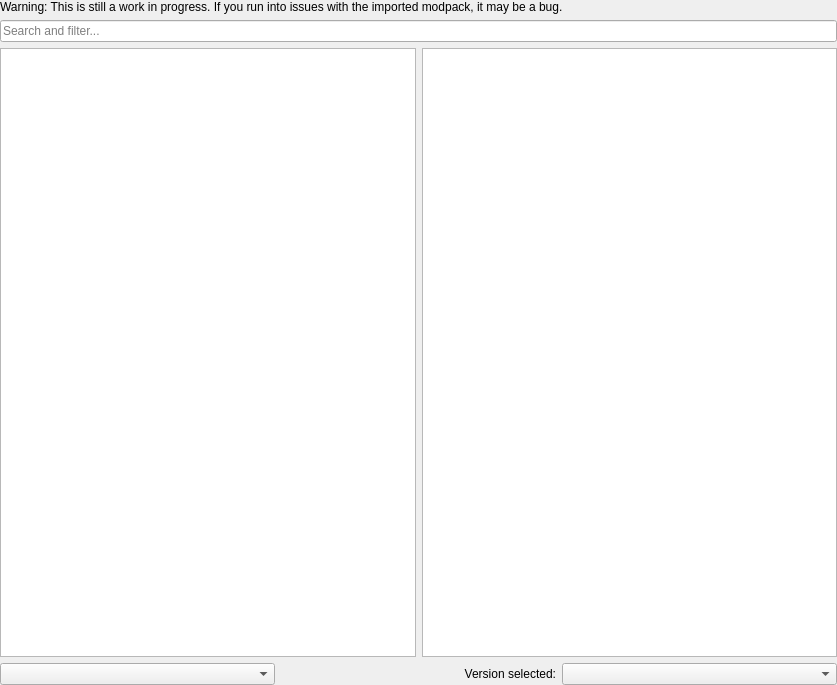
<?xml version="1.0" encoding="UTF-8"?>
<ui version="4.0">
 <class>AtlPage</class>
 <widget class="QWidget" name="AtlPage">
  <property name="geometry">
   <rect>
    <x>0</x>
    <y>0</y>
    <width>837</width>
    <height>685</height>
   </rect>
  </property>
  <layout class="QGridLayout" name="gridLayout">
   <property name="leftMargin">
    <number>0</number>
   </property>
   <property name="topMargin">
    <number>0</number>
   </property>
   <property name="rightMargin">
    <number>0</number>
   </property>
   <property name="bottomMargin">
    <number>0</number>
   </property>
   <item row="2" column="0" colspan="2">
    <layout class="QGridLayout" name="gridLayout_3">
     <item row="1" column="0">
      <widget class="QTreeView" name="packView">
       <property name="alternatingRowColors">
        <bool>true</bool>
       </property>
       <property name="iconSize">
        <size>
         <width>96</width>
         <height>48</height>
        </size>
       </property>
      </widget>
     </item>
     <item row="1" column="1">
      <widget class="QTextBrowser" name="packDescription">
       <property name="openExternalLinks">
        <bool>true</bool>
       </property>
       <property name="openLinks">
        <bool>true</bool>
       </property>
      </widget>
     </item>
    </layout>
   </item>
   <item row="3" column="0" colspan="2">
    <layout class="QGridLayout" name="gridLayout_4" columnstretch="0,0,0" rowminimumheight="0" columnminimumwidth="0,0,0">
     <item row="0" column="2">
      <widget class="QComboBox" name="versionSelectionBox"/>
     </item>
     <item row="0" column="1">
      <widget class="QLabel" name="label">
       <property name="text">
        <string>Version selected:</string>
       </property>
       <property name="alignment">
        <set>Qt::AlignRight|Qt::AlignTrailing|Qt::AlignVCenter</set>
       </property>
      </widget>
     </item>
     <item row="0" column="0">
      <widget class="QComboBox" name="sortByBox"/>
     </item>
    </layout>
   </item>
   <item row="1" column="0" colspan="2">
    <widget class="QLineEdit" name="searchEdit">
     <property name="placeholderText">
      <string>Search and filter...</string>
     </property>
     <property name="clearButtonEnabled">
      <bool>true</bool>
     </property>
    </widget>
   </item>
   <item row="0" column="0" colspan="2">
    <widget class="QLabel" name="label_2">
     <property name="text">
      <string>Warning: This is still a work in progress. If you run into issues with the imported modpack, it may be a bug.</string>
     </property>
     <property name="wordWrap">
      <bool>true</bool>
     </property>
    </widget>
   </item>
  </layout>
 </widget>
 <tabstops>
  <tabstop>searchEdit</tabstop>
  <tabstop>packView</tabstop>
  <tabstop>packDescription</tabstop>
  <tabstop>sortByBox</tabstop>
  <tabstop>versionSelectionBox</tabstop>
 </tabstops>
 <resources/>
 <connections/>
</ui>
